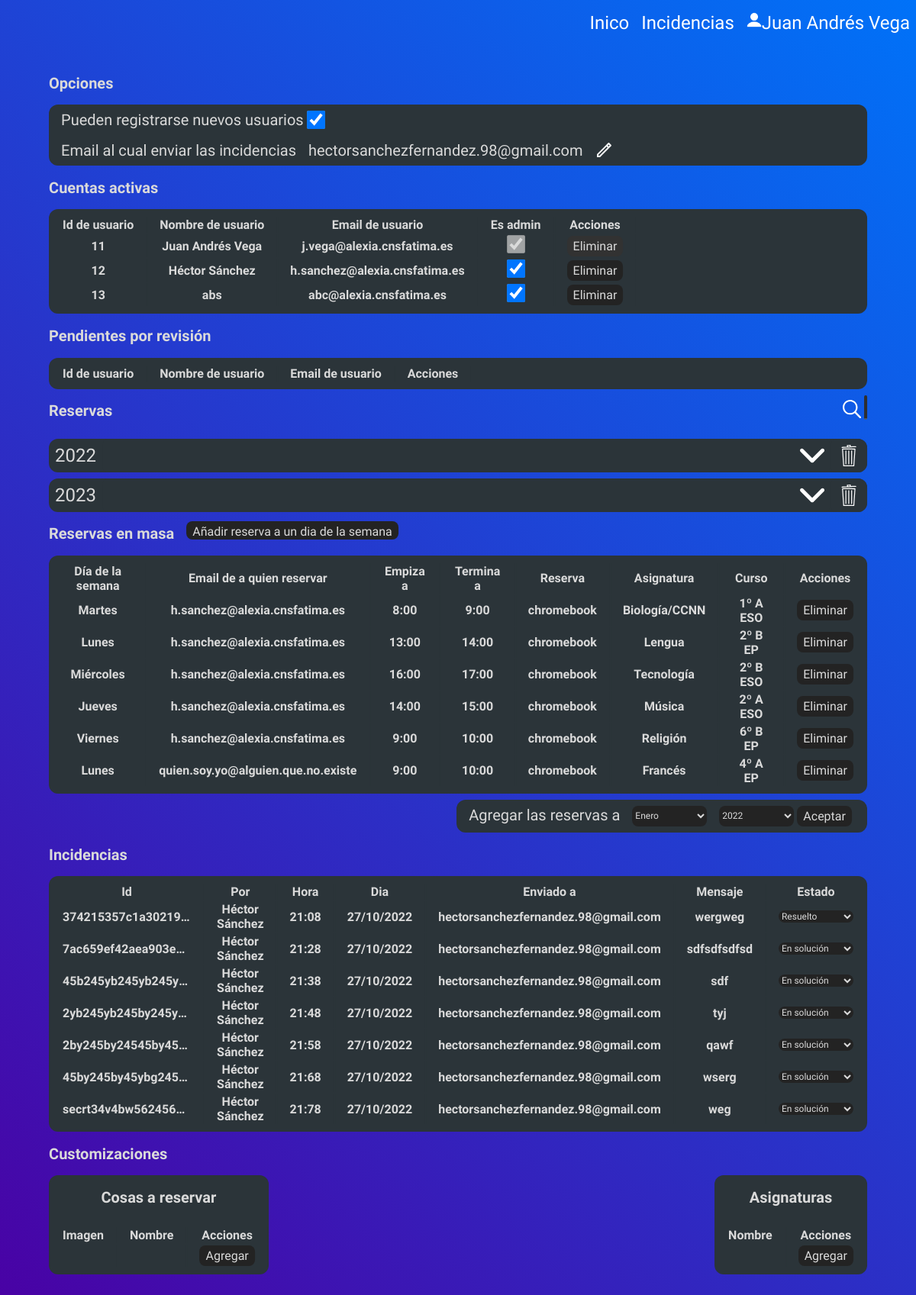
Before: /admin_panel.php (signed in) with the older database file.
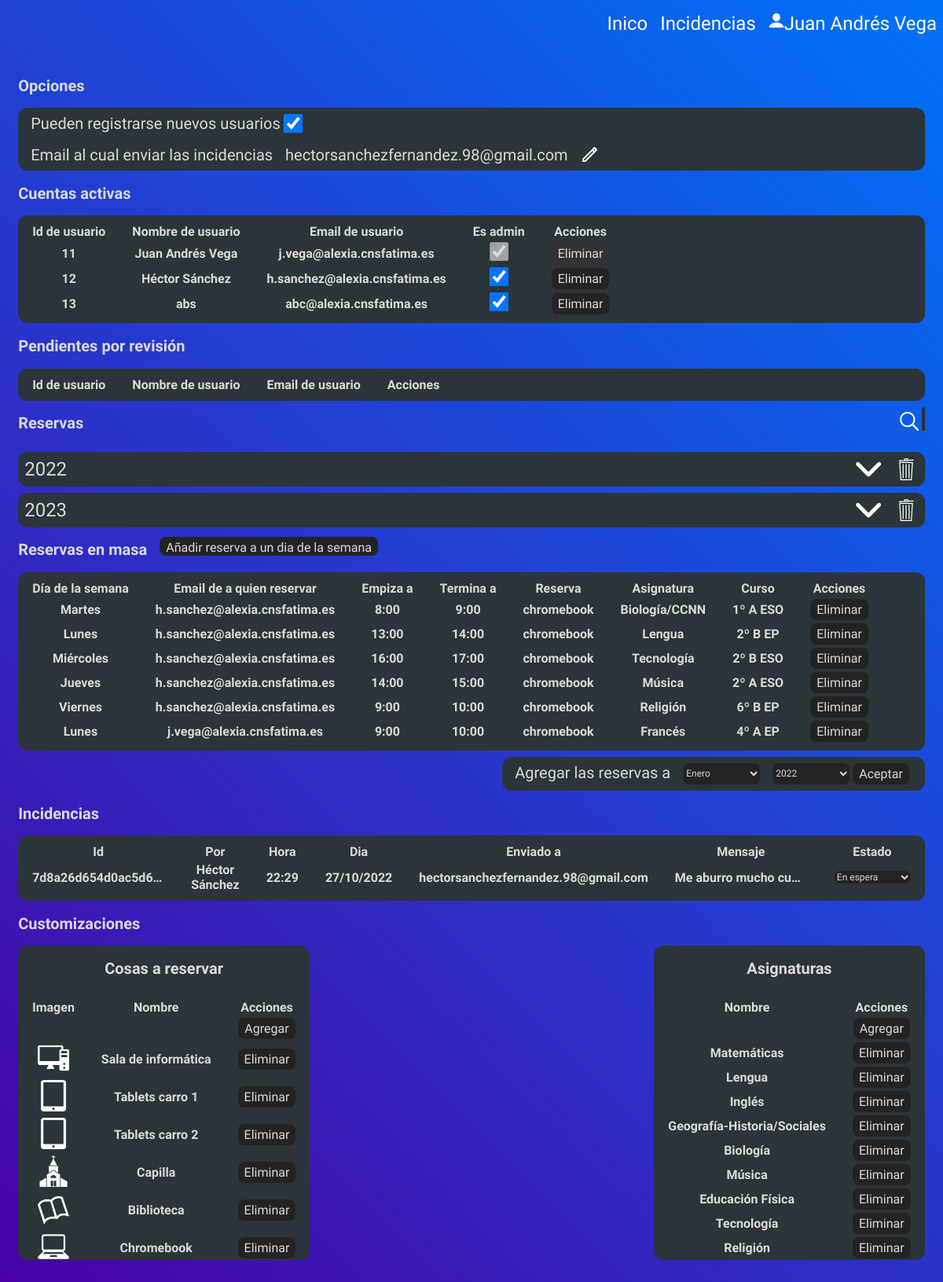
After: the same page with the newer database file.
### tables this page shows
CREATE TABLE `users` (
  `usersId` int(11) NOT NULL,
  `usersName` varchar(128) NOT NULL,
  `usersEmail` varchar(128) NOT NULL,
  `usersPwd` varchar(128) NOT NULL,
  `isAdmin` int(1) NOT NULL DEFAULT 0
);

CREATE TABLE `autobooks` (
  `weekday` text NOT NULL,
  `start` text NOT NULL,
  `end` text NOT NULL,
  `book` text NOT NULL,
  `class` text NOT NULL,
  `grade` text NOT NULL,
  `email` text NOT NULL
);

CREATE TABLE `incidences` (
  `id` text NOT NULL,
  `by` text NOT NULL,
  `hour` text NOT NULL,
  `day` text NOT NULL,
  `sendto` text NOT NULL,
  `msg` text NOT NULL,
  `status` text NOT NULL
);

CREATE TABLE `book_types` (
  `name` text NOT NULL,
  `img_name` text NOT NULL
);

CREATE TABLE `classes` (
  `name` text NOT NULL
);

### account.php (called while the page is built, shortened)
<?php
$filename = basename(debug_backtrace()[0]["file"], ".php");
if ($filename === "admin_panel") {
    require_once "includes/dbh.inc.php";
    require_once "includes/functions.inc.php";
    if (getIsAdmin($conn, $_SESSION["useremail"]) === false) {
        header("location: index.php");
        exit();
    }
}
?>
            <?php
            if (isset($_SESSION["useremail"]) === true) {
                require_once "includes/dbh.inc.php";
                require_once "includes/functions.inc.php";
            }
            ?>

### includes/functions.inc.php (called while the page is built, shortened)
<?php
function emailExists($conn, $name, $email, $db = "users") {
    $sql = "SELECT * FROM " . $db . " WHERE usersName = ? OR usersEmail = ?;";
    $stmt = mysqli_stmt_init($conn);
    if (!mysqli_stmt_prepare($stmt, $sql)) {
        header("location: ../signup.php?error=stmtfailed");
        exit();
    }
    mysqli_stmt_bind_param($stmt, "ss", $name, $email);
    mysqli_stmt_execute($stmt);
    $resultData = mysqli_stmt_get_result($stmt);
    if ($row = mysqli_fetch_assoc($resultData)) {
        return $row;
    }
    return false;
}
function getIsAdmin($conn, $email) {
    $emailExists = emailExists($conn, "", $email);
    return $emailExists["isAdmin"] === 1;
}
function getDataFromTable($conn, $table) {
    $sql = "SELECT * FROM " . $table;
    $stmt = mysqli_stmt_init($conn);
    if (!mysqli_stmt_prepare($stmt, $sql)) {
        header("location: ../index.php?error=stmtfailed");
        exit();
    }
    mysqli_stmt_execute($stmt);
    $result = mysqli_stmt_get_result($stmt);
    return $result;
}
function getUsers($conn) {
    $result = getDataFromTable($conn, "users");
    $return = array();
    while ($row = $result->fetch_row()) {
        array_push($return, array($row[0], $row[1], $row[2], $row[4]));
    }
    return $return;
}
function getBookings($conn, $bool) {
    $myArray = array();
    $result = getDataFromTable($conn, "bookings");
    while ($row = $result->fetch_assoc()) {
        $myArray[] = $row;
    }
    return $myArray;
}
function getBookingsByYear($conn) {
    $myArray = array();
    $bookings = getBookings($conn, true);
    foreach ($bookings as &$booking) {
        $dateData = explode("/", $booking["date"]);
        if (isset($myArray[$dateData[2]]) === false) {
            $myArray[$dateData[2]] = array();
        }
        $myArray[$dateData[2]][] = $booking;
    }
    return $myArray;
}
function getAutoBook($conn, $bool) {
    $myArray = array();
    $result = getDataFromTable($conn, "autobooks");
    while ($row = $result->fetch_assoc()) {
        $myArray[] = $row;
    }
    return $myArray;
}
function getIncidences($conn, $bool) {
    $myArray = array();
    $result = getDataFromTable($conn, "incidences");
    while ($row = $result->fetch_assoc()) {
        $myArray[] = $row;
    }
    return $myArray;
}
function getClasses($conn, $bool) {
    $myArray = array();
    $result = getDataFromTable($conn, "classes");
    while ($row = $result->fetch_assoc()) {
        $myArray[] = $row;
    }
    return $myArray;
}
function getBookTypes($conn, $bool) {
    $myArray = array();
    $result = getDataFromTable($conn, "book_types");
    while ($row = $result->fetch_assoc()) {
        $myArray[] = $row;
    }
    return $myArray;
}

### admin_panel.php (the view, shortened to what the changed rows need)
<!DOCTYPE html>
<html>
<head>
    <link rel="stylesheet" href="assets/styles.css" />
    <link rel="stylesheet" href="assets/admin_panel.css" />
</head>
<body>
    <?php
    include_once "account.php";
    ?>
    <div class="main-table">
        <div class="inside-main-table">
            <h2>Opciones</h2>
                    <?php
                    require_once "includes/dbh.inc.php";
                    require_once "includes/functions.inc.php";
                    ?>
                    <?php
                    require_once "includes/dbh.inc.php";
                    require_once "includes/functions.inc.php";
                    ?>
            <h2>Cuentas activas</h2>
            <div class="sub-table">
                <div class="sub-table-scroll">
                    <table class="users">
                        <tr class="tr-sticky">
                            <th>Id de usuario</th>
                            <th>Nombre de usuario</th>
                            <th>Email de usuario</th>
                            <th>Es admin</th>
                            <th>Acciones</th>
                        </tr>
                        <?php
                        require_once "includes/dbh.inc.php";
                        require_once "includes/functions.inc.php";
                        $users = getUsers($conn);
                        foreach ($users as &$user) {
                            $checked = "";
                            if ($user[3] === 1) {
                                $checked = "Checked";
                            }
                            $disabled = "";
                            if ($_SESSION["useremail"] === $user[2]) {
                                $disabled = "disabled = true";
                            }
                            echo "<tr><th>" . $user[0] . "</th><th>" . $user[1] . "</th><th>" . $user[2] . "</th><th><input class='checkbox' type='checkbox' value='admin' " . $disabled . " " . $checked . "></th><th><button name='delete' value='delete' " . $disabled . ">Eliminar</button></th></tr>";
                        }
                        ?>
                    </table>
                </div>
            </div>
            <h2>Pendientes por revisión</h2>
            <div class="sub-table">
                <div class="sub-table-scroll">
                    <table class="pusers">
                        <tr class="tr-sticky">
                            <th>Id de usuario</th>
                            <th>Nombre de usuario</th>
                            <th>Email de usuario</th>
                            <th>Acciones</th>
                        </tr>
                        <?php
                        require_once "includes/dbh.inc.php";
                        require_once "includes/functions.inc.php";
                        ?>
                    </table>
                </div>
            </div>
            <div class="tittle-bookings">
                <h2 class="text">Reservas</h2><button id="button-search"><img src="images/search.svg" id="button-search"></button>
            </div>
            <?php
            require_once "includes/dbh.inc.php";
            require_once "includes/functions.inc.php";
            $bookingsbyyear = getBookingsByYear($conn);;
            foreach ($bookingsbyyear as $year => $bookings) {
                echo '<div class="arrow-down sub-table"><p>' . $year . '</p><button id="button-arrow-down"><img src="images/arrow.svg"></button><button id="button-trash"><img src="images/trash.svg" id="button-trash"></button></div>';
            }
            ?>
            <div class="tittle-autobook">
                <h2 class="text">Reservas en masa</h2><button id="addautobook">Añadir reserva a un dia de la semana</button>
            </div>
            <div class="sub-table">
                <div class="sub-table-scroll">
                    <table class="users">
                        <tr class="tr-sticky">
                            <th>Día de la semana</th>
                            <th>Email de a quien reservar</th>
                            <th>Empiza a</th>
                            <th>Termina a</th>
                            <th>Reserva</th>
                            <th>Asignatura</th>
                            <th>Curso</th>
                            <th>Acciones</th>
                        </tr>
                                    <?php
                                    require_once "includes/dbh.inc.php";
                                    require_once "includes/functions.inc.php";
                                    ?>
                                    <?php
                                    require_once "includes/dbh.inc.php";
                                    require_once "includes/functions.inc.php";
                                    $classes = getClasses($conn, true);
                                    ?>
                        <?php
                        require_once "includes/dbh.inc.php";
                        require_once "includes/functions.inc.php";
                        $autobooks = getAutoBook($conn, true);
                        foreach ($autobooks as &$autobook) {
                            echo '<tr><th>' . $autobook["weekday"] . '</th><th>' . $autobook["email"] . '</th><th>' . $autobook["start"] . '</th><th>' . $autobook["end"] . '</th><th>' . $autobook["book"] . '</th><th>' . $autobook["class"] . '</th><th>' . $autobook["grade"] . '</th><th><button name="delete" id="deleteautobook">Eliminar</button></th></tr>';
                        }
                        ?>
                    </table>
                </div>
            </div>
            <h2>Incidencias</h2>
            <div class="sub-table">
                <div class="sub-table-scroll">
                    <table class="users">
                        <tr class="tr-sticky">
                            <th>Id</th>
                            <th>Por</th>
                            <th>Hora</th>
                            <th>Dia</th>
                            <th>Enviado a</th>
                            <th>Mensaje</th>
                            <th>Estado</th>
                        </tr>
                        <?php
                        require_once "includes/dbh.inc.php";
                        require_once "includes/functions.inc.php";
                        $incidences = getIncidences($conn, true);
                        foreach ($incidences as &$incidence) {
                            echo '<tr><th class="th-id id-text" title="' . $incidence["id"] . '">' . $incidence["id"] . '</th><th>' . $incidence["by"] . '</th><th>' . $incidence["hour"] . '</th><th>' . $incidence["day"] . '</th><th>' . $incidence["sendto"] . '</th><th class="th-id" title="' . $incidence["msg"] . '">' . $incidence["msg"] . '</th><th><select id="year" name="clase" class="status-select">';
                            echo '<option value="None" disabled="">-- Selecciona --</option><option value="None" ' . ($incidence["status"] === "En espera" ? "selected" : "") . '>En espera</option><option value="None" ' . ($incidence["status"] === "En solución" ? "selected" : "") . '>En solución</option><option value="None" ' . ($incidence["status"] === "Resuelto" ? "selected" : "") . '>Resuelto</option></select></th>';
                            echo '</tr>';
                        }
                        ?>
                    </table>
                </div>
            </div>
            <h2>Customizaciones</h2>
            <div class="sub-table-two">
                <div class="sub-table">
                    <h2>Cosas a reservar</h2>
                    <div class="sub-table-scroll">
                        <table class="users">
                            <tr class="tr-sticky">
                                <th>Imagen</th>
                                <th>Nombre</th>
                                <th>Acciones</th>
                            </tr>
                            <tr id="add-new-book-type-tr2">
                                <th></th>
                                <th></th>
                                <th><button id="add-new-book-type">Agregar</button></th>
                            </tr>
                            <?php
                            require_once "includes/dbh.inc.php";
                            require_once "includes/functions.inc.php";
                            $booktypes = getBookTypes($conn, true);
                            foreach ($booktypes as &$booktype) {
                                echo '<tr id="' . $booktype["name"] . '"><th><img src="' . substr($booktype["img_name"], 3) . '"></th><th>' . $booktype["name"] . '</th><th><button id="remove-book-type">Eliminar</button></th></tr>';
                            }
                            ?>
                        </table>
                    </div>
                </div>
                <div class="sub-table">
                    <h2>Asignaturas</h2>
                    <div class="sub-table-scroll">
                        <table class="users">
                            <tr class="tr-sticky">
                                <th>Nombre</th>
                                <th>Acciones</th>
                            </tr>
                            <tr id="add-new-class-tr2">
                                <th></th>
                                <th><button id="add-new-class">Agregar</button></th>
                            </tr>
                            <?php
                            require_once "includes/dbh.inc.php";
                            require_once "includes/functions.inc.php";
                            $classes = getClasses($conn, true);
                            foreach ($classes as &$class) {
                                echo '<tr id="' . $class["name"] . '"><th>' . $class["name"] . '</th><th><button id="remove-class">Eliminar</button></th></tr>';
                            }
                            ?>
                        </table>
                    </div>
                </div>
            </div>
        </div>
    </div>
</body>
</html>

Changed rows visible on the page:
removed autobooks: weekday "Lunes", email "quien.soy.yo@alguien.que.no.existe", start "9:00", end "10:00", book "chromebook", class "Francés", grade "4º A EP"
removed incidences: id "374215357c1a30219…", by "Héctor Sánchez", hour "21:08", day "27/10/2022", sendto "hectorsanchezfernandez.98@gmail.com", msg "wergweg", clase "Resuelto"
removed incidences: id "7ac659ef42aea903e…", by "Héctor Sánchez", hour "21:28", day "27/10/2022", sendto "hectorsanchezfernandez.98@gmail.com", msg "sdfsdfsdfsd", clase "En solución"
removed incidences: id "45b245yb245yb245y…", by "Héctor Sánchez", hour "21:38", day "27/10/2022", sendto "hectorsanchezfernandez.98@gmail.com", msg "sdf", clase "En solución"
removed incidences: id "2yb245yb245by245y…", by "Héctor Sánchez", hour "21:48", day "27/10/2022", sendto "hectorsanchezfernandez.98@gmail.com", msg "tyj", clase "En solución"
removed incidences: id "2by245by24545by45…", by "Héctor Sánchez", hour "21:58", day "27/10/2022", sendto "hectorsanchezfernandez.98@gmail.com", msg "qawf", clase "En solución"
removed incidences: id "45by245by45ybg245…", by "Héctor Sánchez", hour "21:68", day "27/10/2022", sendto "hectorsanchezfernandez.98@gmail.com", msg "wserg", clase "En solución"
removed incidences: id "secrt34v4bw562456…", by "Héctor Sánchez", hour "21:78", day "27/10/2022", sendto "hectorsanchezfernandez.98@gmail.com", msg "weg", clase "En solución"
added autobooks: weekday "Lunes", email "j.vega@alexia.cnsfatima.es", start "9:00", end "10:00", book "chromebook", class "Francés", grade "4º A EP"
added incidences: id "7d8a26d654d0ac5d6…", by "Héctor Sánchez", hour "22:29", day "27/10/2022", sendto "hectorsanchezfernandez.98@gmail.com", msg "Me aburro mucho cu…", clase "En espera"
added book_types: img_name (picture), name "Sala de informática"
added book_types: img_name (picture), name "Tablets carro 1"
added book_types: img_name (picture), name "Tablets carro 2"
added book_types: img_name (picture), name "Capilla"
added book_types: img_name (picture), name "Biblioteca"
added book_types: img_name (picture), name "Chromebook"
added classes: name "Matemáticas"
added classes: name "Lengua"
added classes: name "Inglés"
added classes: name "Geografía-Historia/Sociales"
added classes: name "Biología"
added classes: name "Música"
added classes: name "Educación Física"
added classes: name "Tecnología"
added classes: name "Religión"
